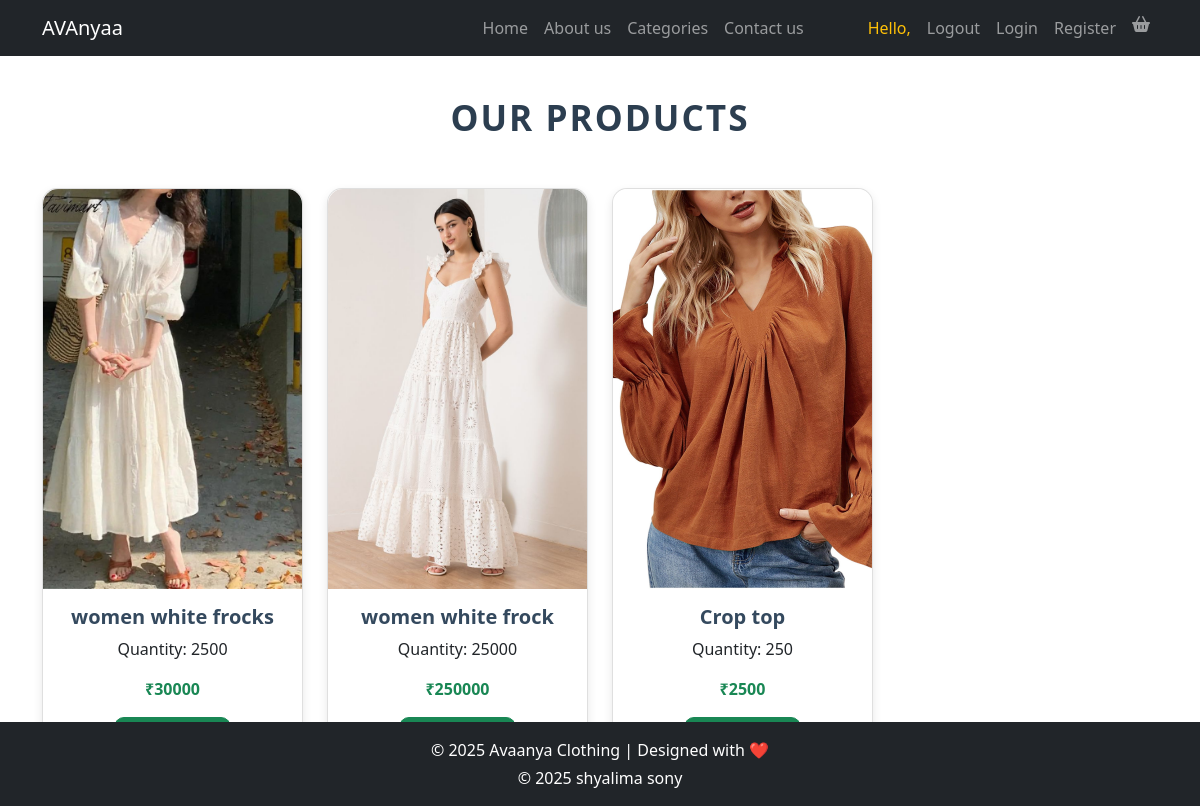
Screenshot of /product/12/ with the database file from the repository.
### backend/models.py (models this page shows)
class protable(models.Model):
    category = models.ForeignKey(pro_category, on_delete=models.CASCADE)
    pro_name=models.CharField(max_length=50)
    qty=models.IntegerField()
    price = models.IntegerField()
    p_image=models.ImageField(upload_to="product_image")

### frontend/views.py (the view)
# urls.py: path('product/<int:cat_id>/', product, name='product'),
def product(request, cat_id):
    category = get_object_or_404(pro_category, id=cat_id)
    products = protable.objects.filter(category=category)
    return render(request, "product.html", {"category": category, "products": products})

### frontend/context_processors.py (called while the page is built)
def cart_count(request):
    if request.user.is_authenticated:
        count = Cart.objects.filter(user=request.user).count()
    else:
        count = 0
    return {'cart_count': count}

### frontend/templates/product.html (shortened to what this page needs)
{% extends 'index.html' %}
{% block content %}
<h1 class="product-heading">Our Products</h1>
<div class="container">
  <div class="row">
    {% for i in products %}
      <div class="col-lg-3 col-md-4 col-sm-6 d-flex justify-content-center">
        <div class="card" style="width: 18rem;">
          <img src="{{ i.p_image.url }}" class="card-img-top" alt="{{ i.pro_name }}">
          <div class="card-body text-center">
            <h5 class="card-title">{{ i.pro_name }}</h5>
            <p class="card-text">Quantity: {{ i.qty }}</p>
            <p class="card-text text-success fw-bold">₹{{ i.price }}</p>
            <a href="{% url 'add_to_cart' i.id %}" class="btn btn-success">Add to Cart</a>
          </div>
        </div>
      </div>
    {% endfor %}
  </div>
</div>
{% endblock %}

### frontend/templates/product.html (style rules this page uses)
h1.product-heading { text-align: center; font-size: 2.2rem; font-weight: 700; color: #2c3e50; margin: 40px 0 50px 0; text-transform: uppercase; letter-spacing: 2px; }
.card { margin-bottom: 30px; box-shadow: 0 4px 10px rgba(0, 0, 0, 0.1); transition: transform 0.2s ease, box-shadow 0.2s ease; border-radius: 15px; }
.card img { height: 400px; object-fit: cover; border-top-left-radius: 15px; border-top-right-radius: 15px; }
.card-title { font-weight: 600; color: #34495e; }
.btn-success { border-radius: 10px; padding: 8px 15px; }

### rows the page displays
protable: p_image (picture), pro_name "women white frocks", qty "2500", price "30000"
protable: p_image (picture), pro_name "women white frock", qty "25000", price "250000"
protable: p_image (picture), pro_name "Crop top", qty "250", price "2500"
